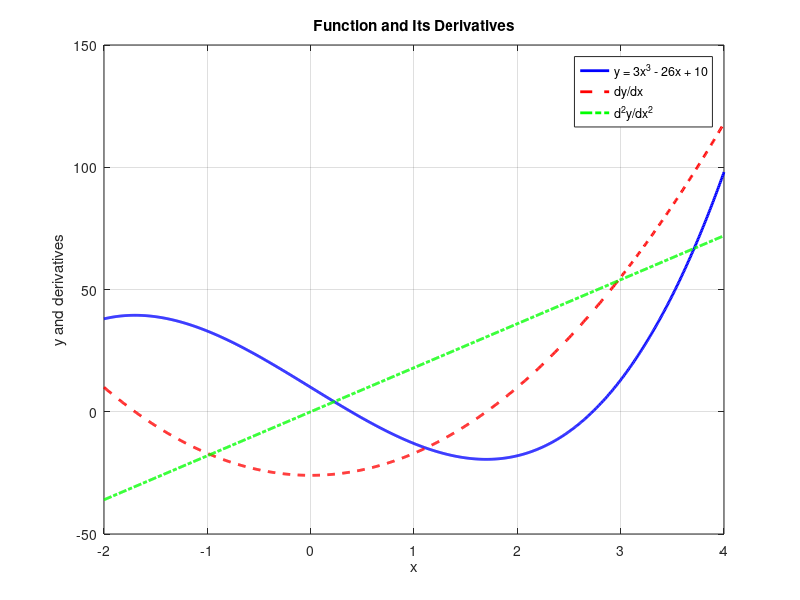

Here is the MATLAB script that generated this plot:
clc, clearvars, close all

% Define the range of x values
x = linspace(-2, 4, 1000);

% Define the function y = 3*x^3 - 26*x + 10
y = 3 * x.^3 - 26 * x + 10;

% Calculate the first derivative dy/dx
dydx = 9 * x.^2 - 26;

% Calculate the second derivative d^2y/dx^2
d2ydx2 = 18 * x;

% Create a figure
figure;

% Plot the function
plot(x, y, 'b', 'LineWidth', 2); % Blue line for the function
hold on;

% Plot the first derivative
plot(x, dydx, 'r--', 'LineWidth', 2); % Red dashed line for the first derivative

% Plot the second derivative
plot(x, d2ydx2, 'g-.', 'LineWidth', 2); % Green dash-dot line for the second derivative

% Add labels and legend
xlabel('x');
ylabel('y and derivatives');
title('Function and Its Derivatives');
legend('y = 3x^3 - 26x + 10', 'dy/dx', 'd^2y/dx^2');

% Grid lines for better readability
grid on;

% Set axis limits
xlim([-2, 4]);

% Display the graph
hold off;
